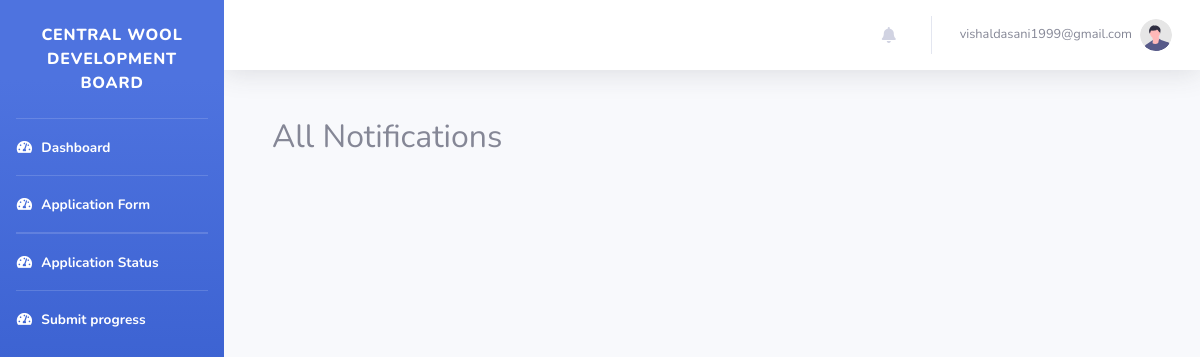
/dashboard/show-all-notifications/ (signed in), run on an earlier commit of the app's database.
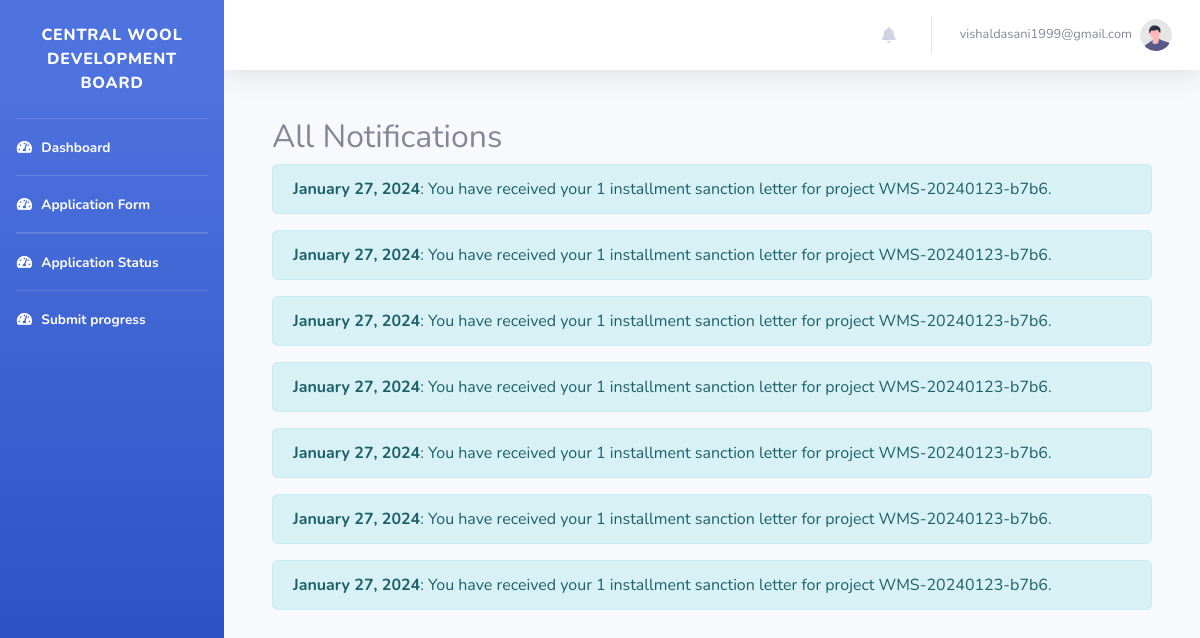
And on a later commit of the database.
### authapp/models.py (models this page shows, shortened)
class CustomUser(AbstractBaseUser, PermissionsMixin):
    AGENCY_NATURE_CHOICES = [
        ("Central Federations", "Central Federations"),
        ("State Federations", "State Federations"),
        ("Central Sheep & Wool Boards", "Central Sheep & Wool Boards"),
        ("State Sheep & Wool Boards", "State Sheep & Wool Boards"),
        ("UT Govt. Sheep & Wool Boards", "UT Govt. Sheep & Wool Boards"),
        ("UT Govt. Sheep & Wool Federations", "UT Govt. Sheep & Wool Federations"),
        ("State Govt. Corporations Federations", "State Govt. Corporations Federations"),
        ("Central Departments", "Central Departments"),
        ("State Departments", "State Departments"),
        ("UT Statutory Departments", "UT Statutory Departments"),
        ("Autonomous and Advisory Bodies Departments", "Autonomous and Advisory Bodies Departments"),
        ("State Cooperative Departments", "State Cooperative Departments"),
        ("UT Cooperative Departments", "UT Cooperative Departments"),
        ("Central Govt Cooperative Departments", "Central Govt Cooperative Departments"),
        ("Central Govt Animal Husbandry Department", "Central Govt Animal Husbandry Department"),
        ("State Govt. Animal Husbandry Department", "State Govt. Animal Husbandry Department"),
        ("UT Animal Husbandry Department", "UT Animal Husbandry Department"),
        ("State Industries Department", "State Industries Department"),
        ("Central Industries Department", "Central Industries Department"),
        ("UT Industries Department", "UT Industries Department"),
        ("Central Organizations", "Central Organizations"),
        ("State Organizations", "State Organizations"),
        ("UT Government Organizations", "UT Government Organizations"),
        ("Universities of State", "Universities of State"),
        ("Universities of Central Govt", "Universities of Central Govt"),
        ("Universities of UT", "Universities of UT"),
        ("Govt. marketing event organizers", "Govt. marketing event organizers"),
        ("Central Research & Development Institutions", "Central Research & Development Institutions"),
        ("State Research & Development Institutions", "State Research & Development Institutions"),
        ("UT Govts. Autonomous Research & Development Institutions", "UT Govts. Autonomous Research & Development Institutions"),
        ("Statutory Bodies Research & Development Institutions", "Statutory Bodies Research & Development Institutions"),
        ("Textiles Research Associations (TRAs)", "Textiles Research Associations (TRAs)"),
    ]
    is_staff = models.BooleanField(default=False)
    is_active = models.BooleanField(default=True)
    date_joined = models.DateTimeField(default=timezone.now)
    agency_name = models.CharField(max_length=100,blank=False,null=False,default="")
    agency_nature = models.CharField(
        max_length=100, choices=AGENCY_NATURE_CHOICES, default='Central Federations')
    registration_number = models.CharField(max_length=100, blank=True, null=True)
    address = models.TextField(default="",blank=False,null=False)
    pincode = models.CharField(max_length=10,blank=False,null=False,default="")
    contact_person_name = models.CharField(max_length=100,blank=False,null=False,default="")
    contact_person_designation = models.CharField(max_length=100,blank=False,null=False,default="")
    email = models.EmailField(_("email address"), unique=True,default="")
    contact_person_mobile = models.CharField(max_length=12,blank=False,null=False,default="")
    USERNAME_FIELD = "email"
    REQUIRED_FIELDS = []
    objects = CustomUserManager()

class Notification(models.Model):
    user = models.ForeignKey(settings.AUTH_USER_MODEL ,on_delete=models.CASCADE)
    message = models.TextField()
    created_at = models.DateTimeField(auto_now_add=True)
    is_read = models.BooleanField(default=False)

### authapp/views.py (the view)
# urls.py: path('dashboard/show-all-notifications/', views.show_all_notifications, name='show_all_notifications'),
@login_required
def show_all_notifications(request):
    all_notifications = Notification.objects.filter(user=request.user).order_by('-created_at')
    return render(request, 'all_notifications.html', {'all_notifications': all_notifications})

### templates/all_notifications.html
{% extends 'base_dashboard.html' %}
{% block content %}
  <div class="container mt-5">
    <h2>All Notifications</h2>
    {% for notification in all_notifications %}
      <div class="alert alert-info" role="alert">
        <strong>{{ notification.created_at|date:"F d, Y" }}</strong>: {{ notification.message }}
      </div>
    {% endfor %}
  </div>
{% endblock %}

### templates/base_dashboard.html (shortened to what this page needs)
{% load static %}
<!DOCTYPE html>
<html lang="en">
<head>
    <link href="{%static 'css/user_dashboard/all.min.css'%}" rel="stylesheet" type="text/css">
        <link rel="stylesheet" href="https://cdnjs.cloudflare.com/ajax/libs/font-awesome/5.15.3/css/all.min.css">
    <link href="{%static 'css/user_dashboard/sb-admin-2.min.css'%}" rel="stylesheet">
</head>
<body id="page-top">
    <div id="wrapper">
        <ul class="navbar-nav bg-gradient-primary sidebar sidebar-dark accordion" id="accordionSidebar">
             <br>
            <a class="sidebar-brand d-flex align-items-center justify-content-center" href="index.html">
                <div class="sidebar-brand-text mx-sm-2">Central Wool Development Board</div>
            </a>
            <br>
            <hr class="sidebar-divider my-0">
            <li class="nav-item active">
                <a class="nav-link" href="{% url 'authapp:dashboard' %}">
                    <i class="fas fa-fw fa-tachometer-alt"></i>
                    <span>Dashboard</span></a>
            </li>
             <hr class="sidebar-divider my-0">
             <li class="nav-item active">
                <a class="nav-link" href="{% url 'authapp:submit_proposal' %}">
                    <i class="fas fa-fw fa-tachometer-alt"></i>
                    <span>Application Form</span></a>
            </li>
             <hr class="sidebar-divider my-0">
             <hr class="sidebar-divider my-0">
             <li class="nav-item active">
                <a class="nav-link" href="{% url 'authapp:proposal_status' %}">
                    <i class="fas fa-fw fa-tachometer-alt"></i>
                    <span>Application Status</span></a>
            </li>
            <hr class="sidebar-divider my-0">
             <li class="nav-item active">
                <a class="nav-link" href="{% url 'authapp:progress_report' %}">
                    <i class="fas fa-fw fa-tachometer-alt"></i>
                    <span>Submit progress</span></a>
            </li>
        </ul>
        <div id="content-wrapper" class="d-flex flex-column">
            <div id="content">
                 <nav class="navbar navbar-expand navbar-light bg-white topbar mb-4 static-top shadow ">
                    <ul class="navbar-nav ml-auto">
<li class="nav-item dropdown no-arrow mx-1">
    <a class="nav-link dropdown-toggle" href="#" id="alertsDropdown" role="button"
        data-toggle="dropdown" aria-haspopup="true" aria-expanded="false">
        <i class="fas fa-bell fa-fw"></i>
    </a>
</li>
                        <li class="nav-item dropdown no-arrow">
                            <a class="nav-link dropdown-toggle" href="#" id="userDropdown" role="button"
                                data-toggle="dropdown" aria-haspopup="true" aria-expanded="false">
                                <span class="mr-2 d-none d-lg-inline text-gray-600 small">{{user.email}}</span>
                                <img class="img-profile rounded-circle"
                                    src="{%static 'img/undraw_profile.svg'%}">
                            </a>
                        </li>
                    </ul>
</nav>
                <div class="container-fluid">
                   {% block content %}{% endblock %}
                </div>
        </div>
    </div>
</body>
</html>

What changed in the data, as far as the page shows it:
added Notification: created_at "January 27, 2024", message "You have received your 1 installment sanction letter for project WMS-20240123-b7b6."
added Notification: created_at "January 27, 2024", message "You have received your 1 installment sanction letter for project WMS-20240123-b7b6."
added Notification: created_at "January 27, 2024", message "You have received your 1 installment sanction letter for project WMS-20240123-b7b6."
added Notification: created_at "January 27, 2024", message "You have received your 1 installment sanction letter for project WMS-20240123-b7b6."
added Notification: created_at "January 27, 2024", message "You have received your 1 installment sanction letter for project WMS-20240123-b7b6."
added Notification: created_at "January 27, 2024", message "You have received your 1 installment sanction letter for project WMS-20240123-b7b6."
added Notification: created_at "January 27, 2024", message "You have received your 1 installment sanction letter for project WMS-20240123-b7b6."
